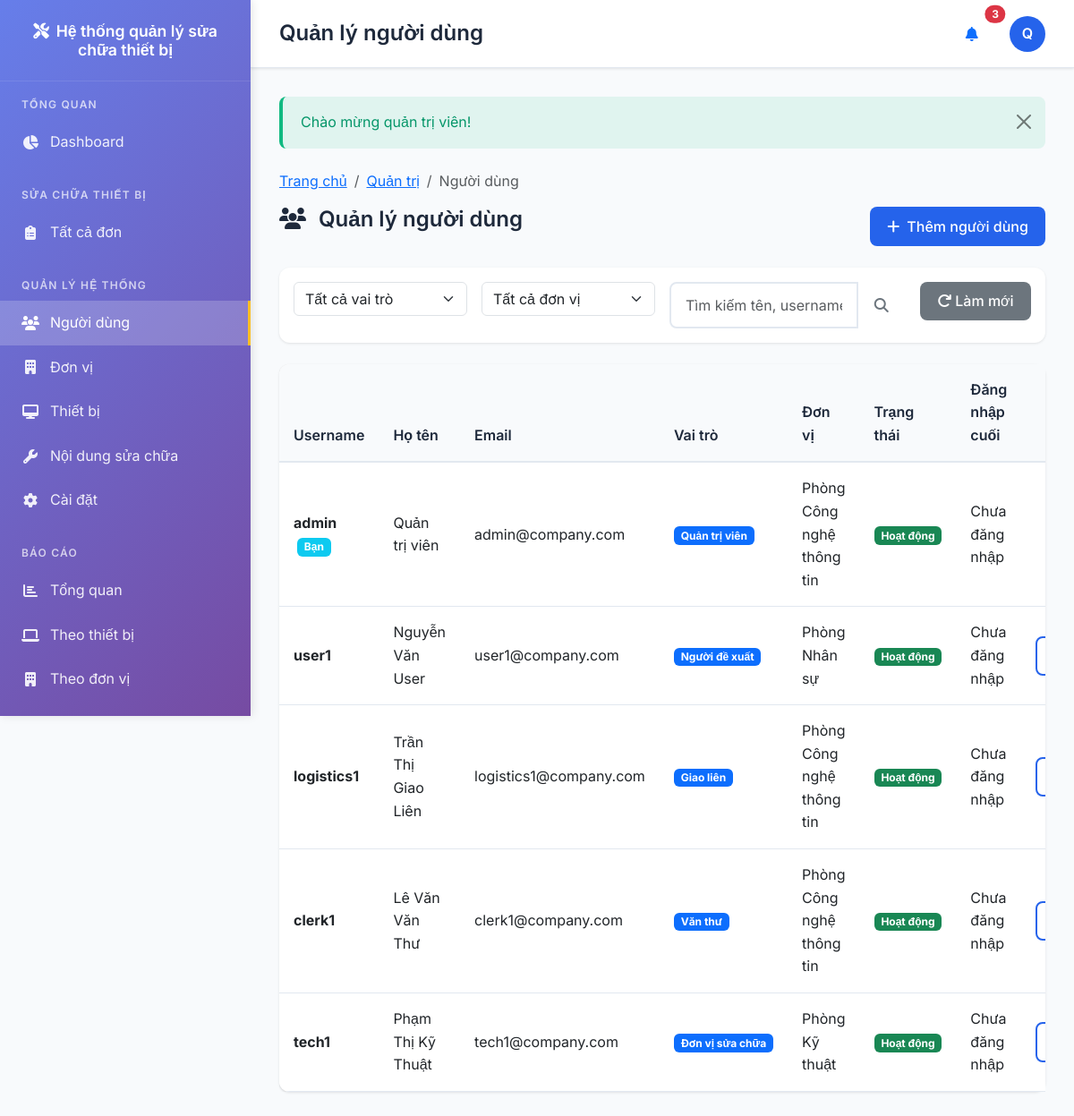
The page /admin/users.php (signed in) on the database its author committed.
### tables this page shows
CREATE TABLE users (
    id INT AUTO_INCREMENT PRIMARY KEY,
    username VARCHAR(50) NOT NULL UNIQUE,
    password VARCHAR(255) NOT NULL,
    full_name VARCHAR(100) NOT NULL,
    email VARCHAR(100),
    phone VARCHAR(20),
    department_id INT,
    role_id INT NOT NULL,
    avatar VARCHAR(255),
    status ENUM('active', 'inactive') DEFAULT 'active',
    last_login TIMESTAMP NULL,
    created_at TIMESTAMP DEFAULT CURRENT_TIMESTAMP,
    updated_at TIMESTAMP DEFAULT CURRENT_TIMESTAMP ON UPDATE CURRENT_TIMESTAMP,
    FOREIGN KEY (department_id) REFERENCES departments(id) ON DELETE SET NULL,
    FOREIGN KEY (role_id) REFERENCES roles(id) ON DELETE RESTRICT
);

CREATE TABLE roles (
    id INT AUTO_INCREMENT PRIMARY KEY,
    name VARCHAR(50) NOT NULL UNIQUE,
    display_name VARCHAR(100) NOT NULL,
    description TEXT,
    created_at TIMESTAMP DEFAULT CURRENT_TIMESTAMP
);

CREATE TABLE departments (
    id INT AUTO_INCREMENT PRIMARY KEY,
    code VARCHAR(20) NOT NULL UNIQUE,
    name VARCHAR(200) NOT NULL,
    address TEXT,
    phone VARCHAR(20),
    email VARCHAR(100),
    manager_name VARCHAR(100),
    status ENUM('active', 'inactive') DEFAULT 'active',
    created_at TIMESTAMP DEFAULT CURRENT_TIMESTAMP,
    updated_at TIMESTAMP DEFAULT CURRENT_TIMESTAMP ON UPDATE CURRENT_TIMESTAMP
);

### admin/users.php (the view, shortened to what the rows shown need)
<?php
require_once __DIR__ . '/../config/config.php';
$userModel = new User();
$title = 'Quản lý người dùng';
$action = $_GET['action'] ?? 'list';
$filters = [
    'role_id' => $_GET['role_id'] ?? '',
    'department_id' => $_GET['department_id'] ?? '',
    'search' => $_GET['search'] ?? ''
];
$users = $userModel->getAll($filters);
?>
<div class="row mb-4">
    <div class="col-md-8">
        <h2 class="page-title">
            <i class="fas fa-users me-2"></i>
            Quản lý người dùng
        </h2>
    </div>
</div>
<?php if ($action === 'list'): ?>
    <div class="card">
        <div class="card-body p-0">
            <?php if (empty($users)): ?>
                <div class="text-center py-5">
                    <i class="fas fa-users fa-3x text-muted mb-3"></i>
                    <h5 class="text-muted">Không có người dùng nào</h5>
                    <button type="button" class="btn btn-primary" data-bs-toggle="modal" data-bs-target="#createUserModal">
                        <i class="fas fa-plus me-2"></i>Thêm người dùng đầu tiên
                    </button>
                </div>
            <?php else: ?>
                <div class="table-responsive">
                    <table class="table table-hover mb-0">
                        <thead class="table-light">
                            <tr>
                                <th>Username</th>
                                <th>Họ tên</th>
                                <th>Email</th>
                                <th>Vai trò</th>
                                <th>Đơn vị</th>
                                <th>Trạng thái</th>
                                <th>Đăng nhập cuối</th>
                                <th class="text-center" width="120">Thao tác</th>
                            </tr>
                        </thead>
                        <tbody>
                            <?php foreach ($users as $user): ?>
                                <tr>
                                    <td>
                                        <strong><?= e($user['username']) ?></strong>
                                        <?php if ($user['id'] == current_user()['id']): ?>
                                            <span class="badge bg-info ms-1">Bạn</span>
                                        <?php endif; ?>
                                    </td>
                                    <td><?= e($user['full_name']) ?></td>
                                    <td><?= e($user['email']) ?></td>
                                    <td>
                                        <span class="badge bg-primary"><?= e($user['role_name']) ?></span>
                                    </td>
                                    <td><?= e($user['department_name'] ?? 'Chưa phân công') ?></td>
                                    <td>
                                        <?php if ($user['status'] === 'active'): ?>
                                            <span class="badge bg-success">Hoạt động</span>
                                        <?php else: ?>
                                            <span class="badge bg-secondary">Tạm khóa</span>
                                        <?php endif; ?>
                                    </td>
                                    <td>
                                        <?= $user['last_login'] ? format_datetime($user['last_login']) : 'Chưa đăng nhập' ?>
                                    </td>
                                    <td class="text-center">
                                        <div class="btn-group" role="group">
                                            <a href="<?= url('admin/users.php?action=edit&id=' . $user['id']) ?>"
                                               class="btn btn-sm btn-outline-primary" title="Sửa">
                                            </a>
                                        </div>
                                    </td>
                                </tr>
                            <?php endforeach; ?>
                        </tbody>
                    </table>
                </div>
            <?php endif; ?>
        </div>
    </div>
<?php endif; ?>
<?php
$content = ob_get_clean();
include '../layouts/app.php';
?>

### layouts/app.php (shortened to what the rows shown need)
<!DOCTYPE html>
<html lang="vi">
<head>
    <link href="https://cdn.jsdelivr.net/npm/bootstrap@5.3.0/dist/css/bootstrap.min.css" rel="stylesheet">
    <link href="https://cdnjs.cloudflare.com/ajax/libs/font-awesome/6.4.0/css/all.min.css" rel="stylesheet">
</head>
<body>
    <?php
    $user = current_user();
    $current_page = basename($_SERVER['PHP_SELF'], '.php');
    ?>
            <?php if (has_any_role(['admin', 'clerk'])): ?>
            <div class="nav-section">
                <div class="nav-section-title">Báo cáo</div>
                <a href="<?= url('reports/overview.php') ?>" class="nav-link <?= $current_page === 'overview' ? 'active' : '' ?>">
                    <i class="fas fa-chart-bar"></i>
                    Tổng quan
                </a>
                <a href="<?= url('reports/equipment.php') ?>" class="nav-link <?= $current_page === 'equipment' && strpos($_SERVER['REQUEST_URI'], 'reports') ? 'active' : '' ?>">
                    <i class="fas fa-laptop"></i>
                    Theo thiết bị
                </a>
                <a href="<?= url('reports/department.php') ?>" class="nav-link <?= $current_page === 'department' ? 'active' : '' ?>">
                    <i class="fas fa-building"></i>
                    Theo đơn vị
                </a>
            </div>
            <?php endif; ?>
    <div class="main-content">
        <header class="main-header">
            <div class="header-content">
                <div>
                    <h1 class="page-title"><?= e($title ?? 'Dashboard') ?></h1>
                </div>
                <div class="user-menu">
                    <div class="dropdown">
                        <a href="#" class="user-avatar" data-bs-toggle="dropdown">
                            <?php if ($user && $user['avatar']): ?>
                                <img src="<?= upload_url('avatars/' . $user['avatar']) ?>" alt="Avatar" style="width: 100%; height: 100%; object-fit: cover; border-radius: 50%;">
                            <?php else: ?>
                                <?= $user ? strtoupper(substr($user['full_name'], 0, 1)) : 'U' ?>
                            <?php endif; ?>
                        </a>
                    </div>
                </div>
            </div>
        </header>
        <main class="content-area">
            <?php if (isset($content)): ?>
                <?= $content ?>
            <?php endif; ?>
        </main>
    </div>
</body>
</html>

### rows shown on the page
users: full_name "Q", username "admin", shows "Bạn", full_name "Quản trị viên", email "admin@company.com", role.display_name "Quản trị viên", department.name "Phòng Công nghệ thông tin", status "Hoạt động", shows "Chưa đăng nhập"
users: username "user1", full_name "Nguyễn Văn User", email "user1@company.com", role.display_name "Người đề xuất", department.name "Phòng Nhân sự", status "Hoạt động", shows "Chưa đăng nhập"
users: username "logistics1", full_name "Trần Thị Giao Liên", email "logistics1@company.com", role.display_name "Giao liên", department.name "Phòng Công nghệ thông tin", status "Hoạt động", shows "Chưa đăng nhập"
users: username "clerk1", full_name "Lê Văn Văn Thư", email "clerk1@company.com", role.display_name "Văn thư", department.name "Phòng Công nghệ thông tin", status "Hoạt động", shows "Chưa đăng nhập"
users: username "tech1", full_name "Phạm Thị Kỹ Thuật", email "tech1@company.com", role.display_name "Đơn vị sửa chữa", department.name "Phòng Kỹ thuật", status "Hoạt động", shows "Chưa đăng nhập"

### other values the page prints
APP_NAME "Hệ thống quản lý sửa chữa thiết bị"
$title "Quản lý người dùng"
$message['message'] "Chào mừng quản trị viên!"
$item['title'] "Trang chủ"
$item['title'] "Quản trị"
$item['title'] "Người dùng"
